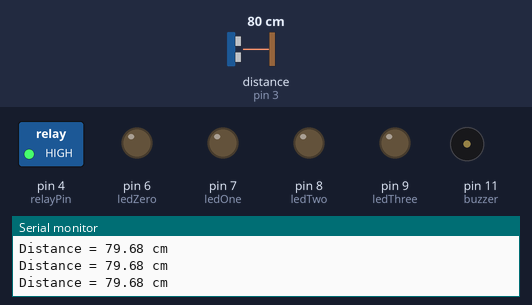
This sketch was run on a simulated Arduino Uno, built with avr-gcc and run on an emulated ATmega328P. Shown: switched loads named in the sketch (green lamp = pin HIGH), output pins drawn as LEDs (lit = HIGH), buzzer (waves = sounding), the last lines printed to the serial monitor. Wiring (inferred from the names in the program): ultrasonic range finder: trigger pin 2; echo pin 3. The test bench sets the inputs (shaded band); at power-on: distance to the obstacle (sensor on pin 3) 80 cm. The echo pulse lasts 58.3 µs per cm; pins used as bus, display or sensor lines are not drawn.

Above: at 1.2 s.
1.3 s: distance to the obstacle (sensor on pin 3) set to 24 cm
4.3 s: distance to the obstacle (sensor on pin 3) set to 18 cm
At 4.8 s:
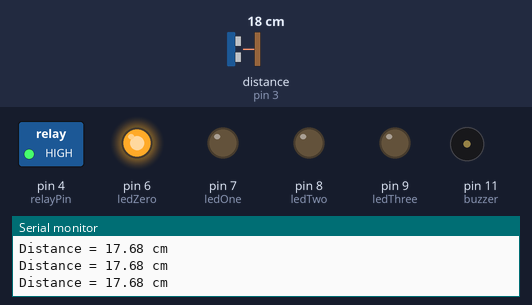
5.8 s: distance to the obstacle (sensor on pin 3) set to 16 cm
7.3 s: distance to the obstacle (sensor on pin 3) set to 13 cm
At 8.0 s:
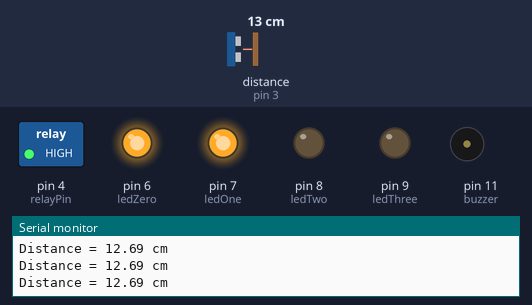
8.8 s: distance to the obstacle (sensor on pin 3) set to 10 cm
11.8 s: distance to the obstacle (sensor on pin 3) set to 7 cm
At 13.0 s:
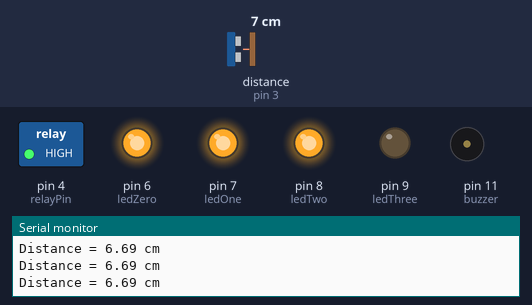
Timing chart, 0 to 14.3 s (numbered marks = the images above; inputs shaded):
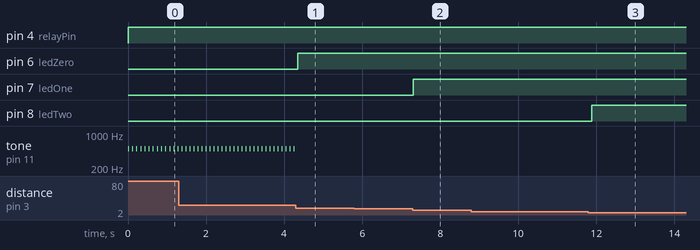

The sketch:

ultrasound_sensor_test.ino
```cpp
#define trigPin 2
#define echoPin 3
#define relayPin 4
#define ledZero 6
#define ledOne  7
#define ledTwo  8
#define ledThree 9
#define buzzer 11

/* indicator turns on on this distance */

float total_distance = 25.0;

float oneQuaterFilledIndicator = total_distance * 0.86;
float halfFilledIndicator = total_distance * 0.55;
float quaterToFullIndicator = total_distance * 0.33;
float fullIndicator = total_distance * 0.17;

float duration, distance;


void setup() {
  Serial.begin(9600);
  pinMode(trigPin, OUTPUT);
  pinMode(echoPin, INPUT);
  pinMode(ledZero, OUTPUT);
  pinMode(ledOne, OUTPUT);
  pinMode(ledTwo, OUTPUT);
  pinMode(ledThree, OUTPUT);
  pinMode(relayPin, OUTPUT);
}

void loop() {

  digitalWrite(trigPin, LOW);
  delayMicroseconds(2);
  digitalWrite(trigPin, HIGH);
  delayMicroseconds(10);
  digitalWrite(trigPin, LOW);

  duration = pulseIn(echoPin, HIGH);

  distance = (duration / 2) * 0.0343;

  Serial.print("Distance = ");
  if (distance >= 400 || distance <= 2) {
    Serial.println("Out of Range");
  }
  else {
    Serial.print(distance);
    Serial.println(" cm");

    if (distance <= fullIndicator) {
      tone(buzzer, 500, 80);
      digitalWrite(relayPin, LOW);
      digitalWrite(ledZero, HIGH);
      digitalWrite(ledOne, HIGH);
      digitalWrite(ledTwo, HIGH);
      digitalWrite(ledThree, HIGH);
    } else if (distance <= quaterToFullIndicator) {

      digitalWrite(ledZero, HIGH);
      digitalWrite(ledOne, HIGH);
      digitalWrite(ledTwo, HIGH);
      digitalWrite(ledThree, LOW);
    } else if (distance <= halfFilledIndicator) {
      digitalWrite(ledZero, HIGH);
      digitalWrite(ledOne, HIGH);
      digitalWrite(ledTwo, LOW);
      digitalWrite(ledThree, LOW);
    } else if (distance <= oneQuaterFilledIndicator) {

      digitalWrite(ledZero, HIGH);
      digitalWrite(ledOne, LOW);
      digitalWrite(ledTwo, LOW);
      digitalWrite(ledThree, LOW);
    } else {
      tone(buzzer, 500, 10);
      digitalWrite(relayPin, HIGH);
      digitalWrite(ledZero, LOW);
      digitalWrite(ledOne, LOW);
      digitalWrite(ledTwo, LOW);
      digitalWrite(ledThree, LOW);
    }
    delay(50);
  }
  delay(50);
}
```

Measured:
- the behaviour switches between 22 and 21 cm on distance to the obstacle (sensor on pin 3) (found by bisection; images 0 and 1)
- the behaviour switches between 15 and 14 cm on distance to the obstacle (sensor on pin 3) (found by bisection; images 1 and 2)
- the behaviour switches between 9 and 8 cm on distance to the obstacle (sensor on pin 3) (found by bisection; images 2 and 3)
- after the input at 4.3 s, pin 6 (ledZero): LOW → HIGH after 0.05 s; tone on pin 11 (buzzer): stops changing and stays silent
- after the input at 7.3 s, pin 7 (ledOne): LOW → HIGH at once
- after the input at 11.8 s, pin 8 (ledTwo): LOW → HIGH after 0.08 s
- by itself, tone on pin 11 (buzzer): alternates 500 Hz for 0.01 s and silent for 0.09 s
